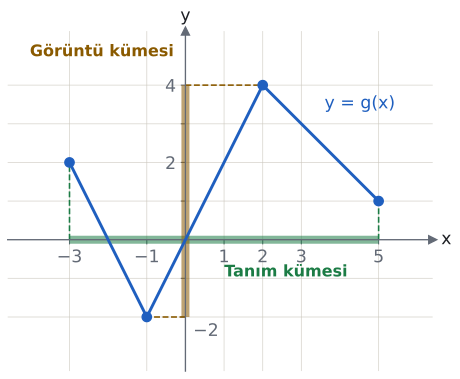

Here is the Python script that generated this plot:
import sys; sys.path.insert(0, "tools")
from cizim import *

# g: [−3, 5] → R, köşeler (−3, 2), (−1, −2), (2, 4), (5, 1). Tanım kümesi [−3, 5], görüntü kümesi [−2, 4].
fig, ax = sekil(5.8, 4.6)
eksenler(ax, x=(-4.6, 6.4), y=(-3.4, 5.4))
ax.set_aspect("equal")
ax.set_xticks([-3, -1, 1, 2, 3, 5]); ax.set_xticklabels(["−3", "−1", "1", "2", "3", "5"])
ax.set_yticks([-2, -1, 1, 2, 3, 4]); ax.set_yticklabels(["", "", "", "2", "", "4"])
ax.text(0.2, -2.15, "−2", color=SOLUK, fontsize=13, va="top")
X = [-3, -1, 2, 5]; Y = [2, -2, 4, 1]
# izdüşümler
ax.plot([-3, 5], [-0.0, 0.0], color=YESIL, lw=6, alpha=0.55, solid_capstyle="butt", zorder=2)
ax.plot([0, 0], [-2, 4], color=SARI, lw=6, alpha=0.55, solid_capstyle="butt", zorder=2)
for xv, yv in [(-3, 2), (5, 1)]:
    ax.plot([xv, xv], [0, yv], color=YESIL, ls="--", lw=1.2)
for xv, yv in [(-1, -2), (2, 4)]:
    ax.plot([0, xv], [yv, yv], color=SARI, ls="--", lw=1.2)
ax.plot(X, Y, color=MAVI, zorder=4)
for xv, yv in zip(X, Y):
    nokta(ax, xv, yv, renk=MAVI)
ax.text(2.6, -0.95, "Tanım kümesi", color=YESIL, fontsize=12, ha="center", fontweight="bold")
ax.text(-0.3, 4.75, "Görüntü kümesi", color=SARI, fontsize=12, ha="right", fontweight="bold")
ax.text(3.6, 3.4, "y = g(x)", color=MAVI, fontsize=13)
kaydet(fig, __file__)
